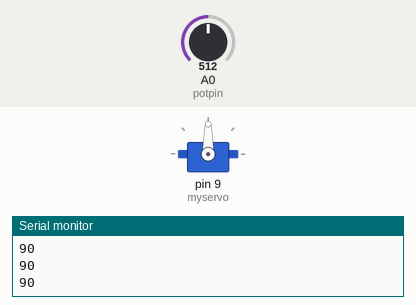
A sketch run on a simulated Arduino Uno, built with avr-gcc and run on an emulated ATmega328P. Parts: servo, the last lines printed to the serial monitor. Inputs (shaded band) come from the test bench; at power-on: A0 (potpin) = 512.

Above: at 1.2 s.
1.3 s: A0 (potpin) set to 716
At 2.0 s:
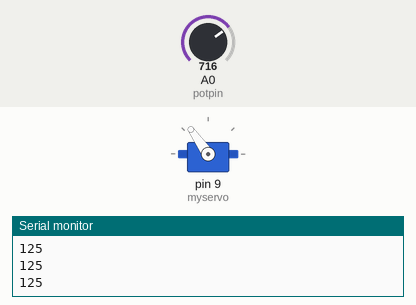
2.8 s: A0 (potpin) set to 900
At 3.4 s:
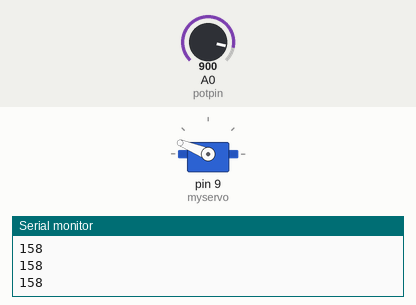
4.3 s: A0 (potpin) set to 1023
At 5.5 s:
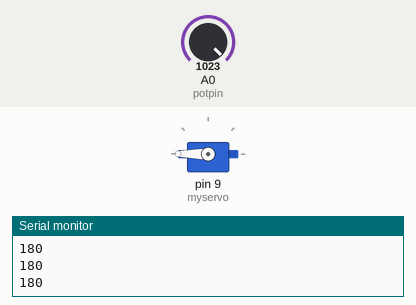
5.8 s: A0 (potpin) set to 306
At 6.5 s:
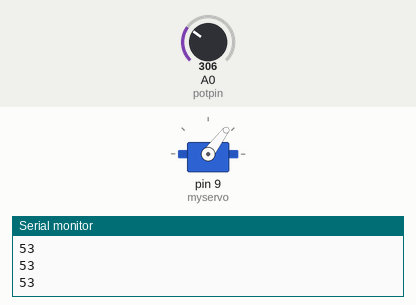
7.3 s: A0 (potpin) set to 122
At 7.8 s:
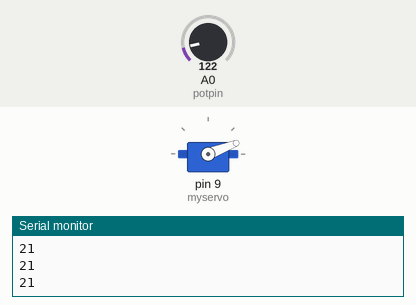
8.8 s: A0 (potpin) set to 0
At 9.1 s:
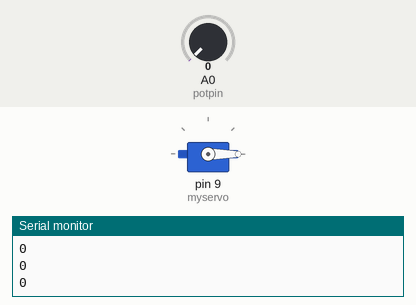
Timing chart, 0 to 11.3 s (numbered marks = the images above; inputs shaded):
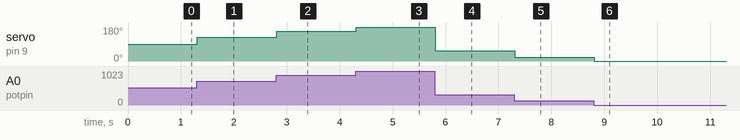

The sketch:

servo.ino
```cpp
#include <Servo.h>

Servo myservo;  // create servo object to control a servo

int potpin = A0;  // analog pin used to connect the potentiometer
int val;    // variable to read the value from the analog pin

void setup() {
  myservo.attach(9);  // attaches the servo on pin 9 to the servo object
  Serial.begin(9600);
}

void loop() {
  val = analogRead(potpin);            // reads the value of the potentiometer (value between 0 and 1023)
  val = map(val, 0, 1023, 0, 180);     // scale it for use with the servo (value between 0 and 180)
  myservo.write(val);                  // sets the servo position according to the scaled value
  Serial.println(val);
  delay(15);                           // waits for the servo to get there
}
```

Measured:
- after the input at 1.3 s, servo on pin 9 (myservo): 90° → 125° at once
- after the input at 2.8 s, servo on pin 9 (myservo): 125° → 158° at once
- after the input at 4.3 s, servo on pin 9 (myservo): 158° → 180° at once
- after the input at 5.8 s, servo on pin 9 (myservo): 180° → 53° at once
- after the input at 7.3 s, servo on pin 9 (myservo): 53° → 21° at once
- after the input at 8.8 s, servo on pin 9 (myservo): 21° → 0° at once
